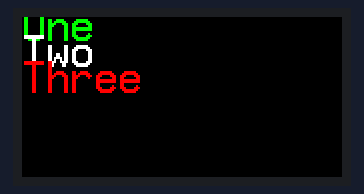
A program run on a simulated Raspberry Pi Pico running CircuitPython. Shown: 160×80 colour display.

Above: at 0.1 s.

The program:

code.py
```python
import board
import displayio
import busio
from adafruit_simple_text_display import SimpleTextDisplay
from adafruit_bitmap_font import bitmap_font
from adafruit_st7735r import ST7735R

tft_dc = board.GP8
tft_cs = board.GP9
tft_clk = board.GP10  # SCL pin
tft_mosi = board.GP11  # SDA pin
tft_rst = board.GP12

# Release any resources currently in use for the displays
displayio.release_displays()

# spi = board.SPI()
spi = busio.SPI(tft_clk, MOSI=tft_mosi)

display_bus = displayio.FourWire(
    spi, command=tft_dc, chip_select=tft_cs, reset=tft_rst
)

display = ST7735R(display_bus, width=160, height=80, rotation=90,
                  rowstart=1, colstart=26, invert=True)

# Make the display context
splash = displayio.Group()
display.show(splash)

font_file = "fonts/neep-24.pcf"
font = bitmap_font.load_font(font_file)

screen = SimpleTextDisplay(
    display=display,
    font=font,
    text_scale=1,
    colors=(
        SimpleTextDisplay.GREEN,
        SimpleTextDisplay.WHITE,
        SimpleTextDisplay.RED,
        SimpleTextDisplay.YELLOW
    ),
)

screen[0].text = "One"
screen[1].text = "Two"
screen[2].text = "Three"
screen.show()

while True:
    pass
```
